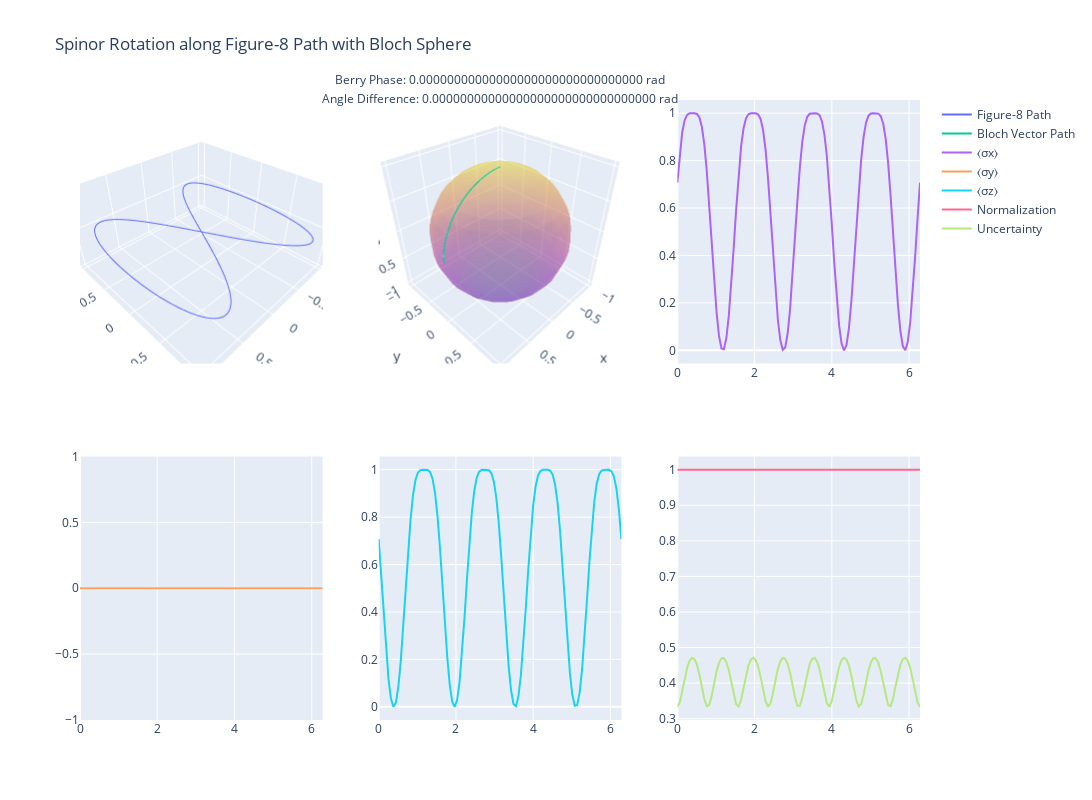
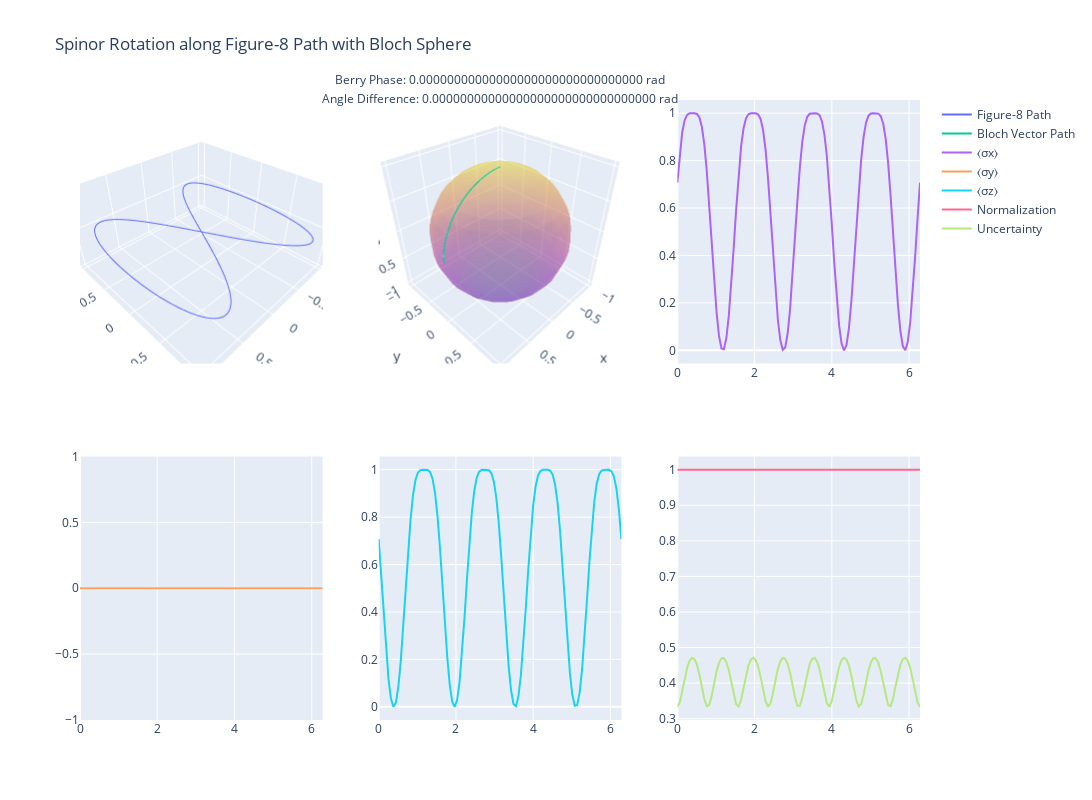

Source (notebook cell) for these figures, in order:
### Code cell
import numpy as np
import plotly.graph_objs as go
from plotly.subplots import make_subplots

# Functions as previously defined
def spinor(theta, phi):
    return np.array([np.cos(theta/2), np.exp(1j*phi)*np.sin(theta/2)])

def rotate_spinor(spinor, angle):
    rotation_matrix = np.array([[np.cos(angle/2), -np.sin(angle/2)],
                                [np.sin(angle/2), np.cos(angle/2)]])
    return np.dot(rotation_matrix, spinor)

def bloch_vector(spinor):
    x = 2 * np.real(np.conj(spinor[0]) * spinor[1])
    y = 2 * np.imag(np.conj(spinor[0]) * spinor[1])
    z = np.abs(spinor[0])**2 - np.abs(spinor[1])**2
    return np.array([x, y, z])

def berry_phase(spinors):
    phase = 0
    for i in range(len(spinors) - 1):
        phase += np.imag(np.log(np.vdot(spinors[i], spinors[i+1])))
    phase += np.imag(np.log(np.vdot(spinors[-1], spinors[0])))
    return phase

# Create the figure-8 path
t = np.linspace(0, 2*np.pi, 100)
x = np.sin(t)
y = np.sin(2*t)
z = np.zeros_like(t)

# Rotate the spinor and move it along the path
initial_spinor = spinor(np.pi/4, 0)  # 45-degree spinor
rotated_spinors = []
bloch_vectors = []
for i in range(len(t)):
    angle = np.pi/4 * np.sin(4*t[i])  # Vary rotation angle along the path
    rotated_spinor = rotate_spinor(initial_spinor, angle)
    rotated_spinors.append(rotated_spinor)
    bloch_vectors.append(bloch_vector(rotated_spinor))

bloch_vectors = np.array(bloch_vectors)

# Calculate Berry phase
berry_phase_value = berry_phase(rotated_spinors)

# Calculate angle difference between initial and final spinor
angle_diff = np.arccos(np.abs(np.vdot(rotated_spinors[0], rotated_spinors[-1])))

# Calculate expectation values of Pauli matrices
sigma_x = np.array([[0, 1], [1, 0]])
sigma_y = np.array([[0, -1j], [1j, 0]])
sigma_z = np.array([[1, 0], [0, -1]])

exp_x = [np.real(np.conj(s).dot(sigma_x.dot(s))) for s in rotated_spinors]
exp_y = [np.real(np.conj(s).dot(sigma_y.dot(s))) for s in rotated_spinors]
exp_z = [np.real(np.conj(s).dot(sigma_z.dot(s))) for s in rotated_spinors]

# Validate quantum physics laws
normalization = [np.abs(np.vdot(s, s)) for s in rotated_spinors]
uncertainty_principle = [np.std([ex, ey, ez]) for ex, ey, ez in zip(exp_x, exp_y, exp_z)]

# Visualize the results using Plotly
fig = make_subplots(rows=2, cols=3, specs=[
    [{'type': 'scatter3d'}, {'type': 'scatter3d'}, {'type': 'scatter'}],
    [{'type': 'scatter'}, {'type': 'scatter'}, {'type': 'scatter'}]
])

# 3D path
fig.add_trace(go.Scatter3d(x=x, y=y, z=z, mode='lines', name='Figure-8 Path'), row=1, col=1)

# Bloch sphere with the figure-8 path
u = np.linspace(0, 2*np.pi, 20)
v = np.linspace(0, np.pi, 20)
sphere_x = np.outer(np.cos(u), np.sin(v))
sphere_y = np.outer(np.sin(u), np.sin(v))
sphere_z = np.outer(np.ones(np.size(u)), np.cos(v))

fig.add_trace(go.Surface(x=sphere_x, y=sphere_y, z=sphere_z, opacity=0.3, showscale=False), row=1, col=2)
fig.add_trace(go.Scatter3d(x=bloch_vectors[:, 0], y=bloch_vectors[:, 1], z=bloch_vectors[:, 2],
                           mode='lines', name='Bloch Vector Path'), row=1, col=2)

# Expectation values
fig.add_trace(go.Scatter(x=t, y=exp_x, mode='lines', name='⟨σx⟩'), row=1, col=3)
fig.add_trace(go.Scatter(x=t, y=exp_y, mode='lines', name='⟨σy⟩'), row=2, col=1)
fig.add_trace(go.Scatter(x=t, y=exp_z, mode='lines', name='⟨σz⟩'), row=2, col=2)

# Normalization and uncertainty principle
fig.add_trace(go.Scatter(x=t, y=normalization, mode='lines', name='Normalization'), row=2, col=3)
fig.add_trace(go.Scatter(x=t, y=uncertainty_principle, mode='lines', name='Uncertainty'), row=2, col=3)

fig.update_layout(title='Spinor Rotation along Figure-8 Path with Bloch Sphere',
                  scene=dict(xaxis_title='X', yaxis_title='Y', zaxis_title='Z'),
                  height=800, width=1200)

# Add annotations with important information
fig.add_annotation(text=f"Berry Phase: {berry_phase_value:.32f} rad", xref="paper", yref="paper", x=0.5, y=1.05, showarrow=False)
fig.add_annotation(text=f"Angle Difference: {angle_diff:.32f} rad", xref="paper", yref="paper", x=0.5, y=1.02, showarrow=False)

fig.show()

fig2 = make_subplots(rows=2, cols=3, specs=[
    [{'type': 'scatter3d'}, {'type': 'scatter3d'}, {'type': 'scatter'}],
    [{'type': 'scatter'}, {'type': 'scatter'}, {'type': 'scatter'}]
])

# 3D path
fig2.add_trace(go.Scatter3d(x=x, y=y, z=z, mode='lines', name='Figure-8 Path'), row=1, col=1)

# Bloch sphere with the figure-8 path
u = np.linspace(0, 2*np.pi, 20)
v = np.linspace(0, np.pi, 20)
sphere_x = np.outer(np.cos(u), np.sin(v))
sphere_y = np.outer(np.sin(u), np.sin(v))
sphere_z = np.outer(np.ones(np.size(u)), np.cos(v))

fig2.add_trace(go.Surface(x=sphere_x, y=sphere_y, z=sphere_z, opacity=0.3, showscale=False), row=1, col=2)
fig2.add_trace(go.Scatter3d(x=bloch_vectors[:, 0], y=bloch_vectors[:, 1], z=bloch_vectors[:, 2],
                           mode='lines', name='Bloch Vector Path'), row=1, col=2)

# Expectation values
fig2.add_trace(go.Scatter(x=t, y=exp_x, mode='lines', name='⟨σx⟩'), row=1, col=3)
fig2.add_trace(go.Scatter(x=t, y=exp_y, mode='lines', name='⟨σy⟩'), row=2, col=1)
fig2.add_trace(go.Scatter(x=t, y=exp_z, mode='lines', name='⟨σz⟩'), row=2, col=2)

# Normalization and uncertainty principle
fig2.add_trace(go.Scatter(x=t, y=normalization, mode='lines', name='Normalization'), row=2, col=3)
fig2.add_trace(go.Scatter(x=t, y=uncertainty_principle, mode='lines', name='Uncertainty'), row=2, col=3)

fig2.update_layout(title='Spinor Rotation along Figure-8 Path with Bloch Sphere',
                  scene=dict(xaxis_title='X', yaxis_title='Y', zaxis_title='Z'),
                  height=800, width=1200)

# Add annotations with important information
fig2.add_annotation(text=f"Berry Phase: {berry_phase_value:.32f} rad", xref="paper", yref="paper", x=0.5, y=1.05, showarrow=False)
fig2.add_annotation(text=f"Angle Difference: {angle_diff:.32f} rad", xref="paper", yref="paper", x=0.5, y=1.02, showarrow=False)

fig2.show()

# Print relevant test results and observations
print(f"Berry Phase: {berry_phase_value:.32f} rad")
print(f"Berry Phase (degrees): {np.degrees(berry_phase_value):.32f}°")
print(f"Angle Difference between Initial and Final Spinor: {angle_diff:.32f} rad")
print(f"Average Normalization: {np.mean(normalization):.6f}")
print(f"Average Uncertainty: {np.mean(uncertainty_principle):.6f}")

# Check if normalization holds for all spinors (should be close to 1)
normalization_errors = np.max(np.abs(np.array(normalization) - 1))
if normalization_errors < 1e-6:
    print(f"Normalization Check: PASSED (Max Deviation: {normalization_errors:.16f})")
else:
    print(f"Normalization Check: FAILED (Max Deviation: {normalization_errors:.6e})")

# Check if uncertainty principle holds
uncertainty_errors = np.mean(uncertainty_principle)
if uncertainty_errors < 1e-6:
    print(f"Uncertainty Principle Check: PASSED (Average Uncertainty: {uncertainty_errors:.6e})")
else:
    print(f"Uncertainty Principle Check: FAILED (Average Uncertainty: {uncertainty_errors:.32f})")
